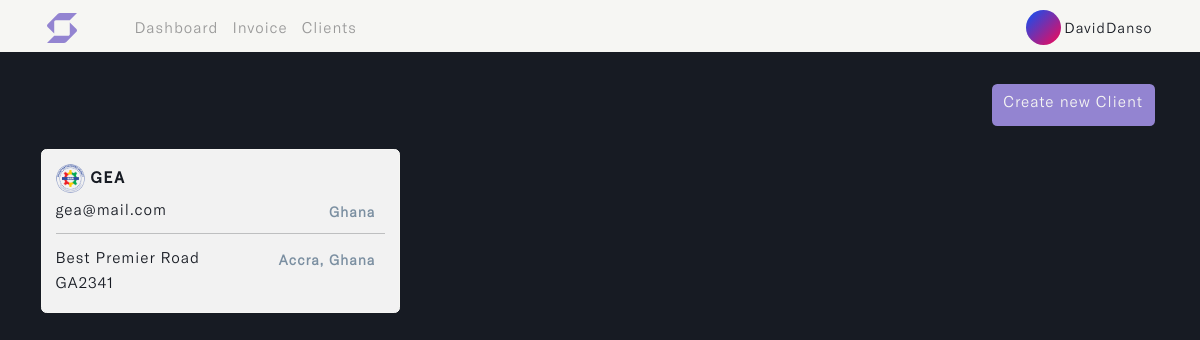
/clients (signed in), run on an earlier commit of the app's database.
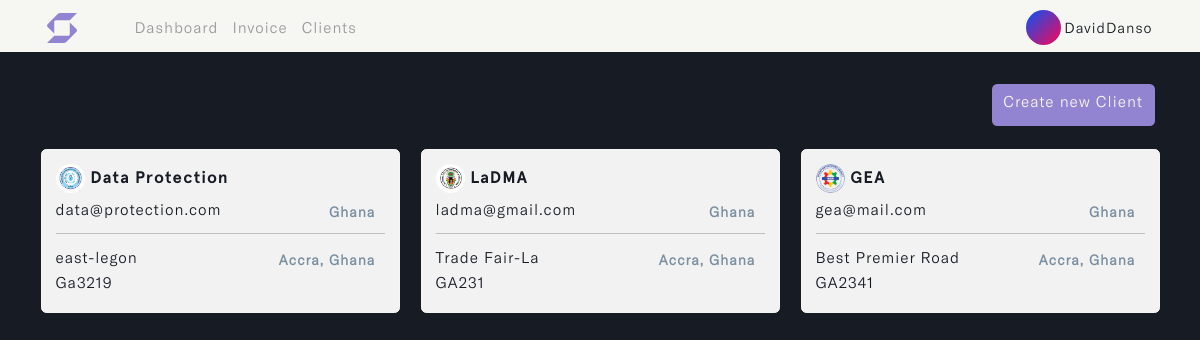
And on a later commit of the database.
### user/models.py (models this page shows)
class Profile(models.Model):
    user = models.OneToOneField(User, on_delete=models.CASCADE, blank=True, null=True)
    name = models.CharField(max_length=255, unique=True)
    username = models.CharField(max_length=255, unique=True)
    email = models.EmailField(max_length=255, unique=True)
    updated_time_stamp = models.DateTimeField(auto_now=True)
    created_time_stamp = models.DateTimeField(auto_now_add=True)
    id = models.UUIDField(default=uuid.uuid4, primary_key=True, unique=True, editable=False)
    def __str__(self):
        return self.name

### invoice/models.py (models this page shows, shortened)
class Client(models.Model):
    account_owner = models.ForeignKey(Profile, on_delete=models.CASCADE)
    name = models.CharField(max_length=50, unique=True)
    address = models.CharField(max_length=255, default='...')
    country = models.CharField(max_length=50)
    email = models.EmailField(max_length=100, unique=True, default='...')
    phone_number = models.IntegerField(null=True, blank=True, default='(xxx)xxx-xxxx')
    city_state = models.CharField(max_length=50)
    postal_code = models.CharField(max_length=30, default='...')
    client_avatar = models.ImageField(null=True, blank=True, upload_to='client_avatar/', default='emil-kowalski.png')
    updated_time_stamp = models.DateTimeField(auto_now=True)
    created_time_stamp = models.DateTimeField(auto_now_add=True)
    id = models.UUIDField(default=uuid.uuid4, primary_key=True, unique=True, editable=False)
    @property
    def imageURL(self):
        try:
            url = self.client_avatar.url
        except:
            url = ''
        return url
    class Meta:
        ordering = ['-updated_time_stamp']

### invoice/views.py (the view, shortened to what this page needs)
# urls.py: path('clients', views.create_client, name='clients'),
@login_required(login_url='login')
def create_client(request):
    profile = request.user.profile
    clients = profile.client_set.all()
    form = ClientCreationForm()
    context = {'form': form, 'clients': clients}
    return render(request, 'invoice/client.html', context)

### invoice/templates/invoice/client.html (shortened to what this page needs)
{% load static %}
{% load humanize %}
<!DOCTYPE html>
<html lang="en" class="js has-scroll-init has-scroll-smooth">
  <head>
    <link rel="stylesheet" href="{% static '/css/bootstrap.min.css' %}" />
    <link rel="stylesheet" href="{% static '/css/client.css' %}" />
  </head>
  <body
    id="pageTop"
    class="page-content"
    data-spy="scroll"
    data-target="#mainNav"
  >
    {% include 'invoice/nav.html' %}
    <main>
      <div data-scroll class="page page--layout-2" id="main">
        <div id="client--hero">
          <div class="container">
            <div class="client--intro">
              {% if clients %}
              <div id="clients_">
                <h6>
                  <a
                    href="#"
                    class="btn"
                    id="save_btn"
                    data-bs-toggle="offcanvas"
                    data-bs-target="#offcanvasRight"
                    aria-controls="offcanvasRight"
                  >
                    Create new Client
                  </a>
                </h6>
                <div class="row">
                  {% for client in clients %}
                  <div class="col-md-4">
                    <a href="{% url 'client-details' client.id %}">
                      <div class="card">
                        <div class="card-body">
                          <div id="client--container">
                            <h4>
                              <img
                                src="{{client.imageURL}}"
                                class="img-fluid rounded-circle"
                                id="avatar-img"
                                alt="avatar-img"
                              />
                              {{client.name}}
                            </h4>
                            <h5>
                              {{client.email | truncatechars:25}}
                              <span class="badge" id="location">
                                {{client.country}}
                              </span>
                            </h5>
                            <hr id="divider--line" />
                            <h5>
                              {{client.address | truncatechars:25}}
                              <span class="badge"
                                >{{client.city_state}}, {{client.country}}</span
                              >
                            </h5>
                            <h5 id="postal--code">
                              {{client.postal_code}}
                              <span class="badge">
                              </span>
                            </h5>
                          </div>
                        </div>
                      </div>
                    </a>
                  </div>
                  {% endfor %}
                </div>
              </div>
              {% endif %}
            </div>
          </div>
        </div>
      </div>
    </main>
  </body>
</html>

### invoice/templates/invoice/nav.html (shortened to what this page needs)
{% load static %}
{% load active_link_tags %}
<nav class="navbar navbar-expand-lg fixed-top menu" id="mainNav">
  <div class="container">
    <a class="navbar-brand" href="{% url 'dashboard' %}">
      <img
        src="{% static '/images/swift_logo.svg' %}"
        class="img-fluid"
        id="logo"
        alt="logo"
      />
    </a>
    <div class="collapse navbar-collapse" id="navbarSupportedContent">
      <ul class="navbar-nav me-auto mb-2 mb-lg-0 left--links">
        <li class="nav-item">
          <a
            class="nav-link {% active_link 'dashboard' %}"
            href="{% url 'dashboard' %}"
            >Dashboard</a
          >
        </li>
        <li class="nav-item">
          <a
            class="nav-link {% active_link 'invoice' %}"
            href="{% url 'invoice' %}"
            >Invoice</a
          >
        </li>
        <li class="nav-item">
          <a
            class="nav-link {% active_link 'clients' %}"
            href="{% url 'clients' %}"
            >Clients</a
          >
        </li>
      </ul>
      <ul class="navbar-nav mb-2 mb-lg-0" id="rightNav">
        <li class="nav-item dropdown">
          <a class="nav-link" href="{% url 'profile' %}">
            <img
              id="profile_img"
              src="{% static '/images/user-avatar.svg' %}"
              class="img-fluid rounded-circle"
              alt="logo"
            />
            <small>{{request.user.profile}}</small>
          </a>
        </li>
      </ul>
    </div>
  </div>
</nav>

### templates/toast.html (shortened to what this page needs)
{% load static %}

### static/css/client.css (style rules this page uses)
*, *::after, *::before { box-sizing: border-box; margin: 0; padding: 0; }
html, body { box-sizing: border-box; font-size: 14px; margin: 0; padding: 0; width: 100%; overflow-x: hidden; background: var(--main-color); -webkit-font-smoothing: antialiased; -moz-osx-font-smoothing: grayscale; scroll-behavior: smooth; }
a { text-decoration: none; }
.page-content { --main-color: #171b23; --text-color: #f6f6f3; --header-font: "Apercu-Bold"; --text-font: "GTAmerica-Light"; }
a { text-decoration: none; color: var(--accent-color); }
#mainNav { transform: translateY(0); transition: padding-top 0.3s, padding-bottom 0.3s; padding-top: 3px; padding-bottom: 0px; background: var(--text-color); transform: translateY(0); opacity: 1; z-index: 9; width: 100vw; }
#logo { width: 35px; height: auto; margin-left: 20%; margin-top: 10%; margin-bottom: 10%; }
#profile_img { width: 35px; }
#mainNav small { font-size: 1.8vh; font-family: var(--text-font); color: var(--main-color); letter-spacing: 1px; vertical-align: middle; }
.left--links a { font-family: var(--text-font); color: #999; letter-spacing: 1px; }
#client--hero { margin-top: 24%; }
.client--intro h6 { font-size: 1.3rem; font-family: var(--text-font); color: #7b8fa1; letter-spacing: 1px; margin-bottom: 3%; }
#save_btn { color: var(--text-color); letter-spacing: 1px; font-family: var(--text-font); font-size: 1.2rem; background: #9384d1; transition: all 0.5s ease-in-out; margin-bottom: 2%; margin-left: 43%; }
.client--intro .card { border: 1px solid var(--text-color); background: #f7f7f7f9; margin-bottom: 3%; }
.client--intro .card h5 span { float: right; }
.client--intro .card h4 { font-size: 1.3rem; font-family: var(--header-font); color: var(--main-color); letter-spacing: 1px; text-transform: capitalize; }
.client--intro #avatar-img { width: 11%; }
.client--intro .card h5 { font-size: 1.2rem; font-family: var(--text-font); color: var(--main-color); letter-spacing: 1px; margin-bottom: 2%; }
.client--intro .card h5 span { font-size: 1.1rem; color: #7b8fa1; text-transform: capitalize; }
@media (min-width: 1200px) { #logo { width: 30px; margin-left: 20%; margin-top: 5%; margin-bottom: 5%; } }
@media (min-width: 1200px) { .left--links { margin-left: 4%; } }
@media (min-width: 1200px) { .left--links a { font-size: 1.9vh; } }
@media (min-width: 1200px) { #client--hero { margin-top: 7%; } }
@media (min-width: 1200px) { .client--intro h6 { font-size: 1.2rem; margin-bottom: 1%; } }
@media (min-width: 1200px) { #save_btn { font-size: 1.1rem; margin-bottom: 1%; margin-left: 85%; } }
@media (min-width: 1200px) { .client--intro .card { margin-bottom: 2%; } }
@media (min-width: 1200px) { .client--intro .card h4 { font-size: 1.2rem; } }
@media (min-width: 1200px) { .client--intro #avatar-img { width: 9%; } }
@media (min-width: 1200px) { .client--intro .card h5 { font-size: 1.1rem; } }
@media (min-width: 1200px) { .client--intro .card h5 span { font-size: 1rem; } }

What changed in the data, as far as the page shows it:
added Client: imageURL (picture), name "Data Protection", email "data@protection.com", country "Ghana", address "east-legon", city_state "Accra", postal_code "Ga3219"
added Client: imageURL (picture), name "LaDMA", email "ladma@gmail.com", country "Ghana", address "Trade Fair-La", city_state "Accra", postal_code "GA231"
